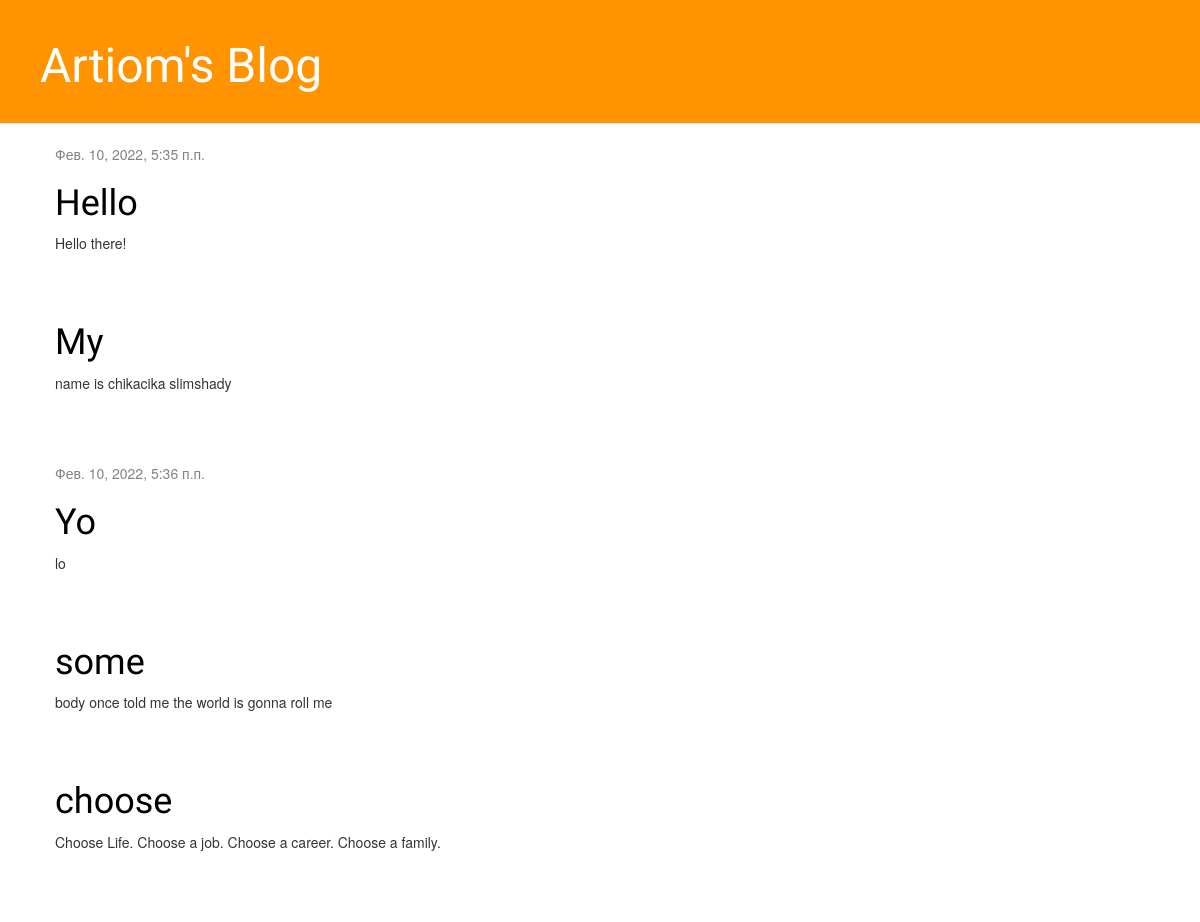
The app's page /, older data.
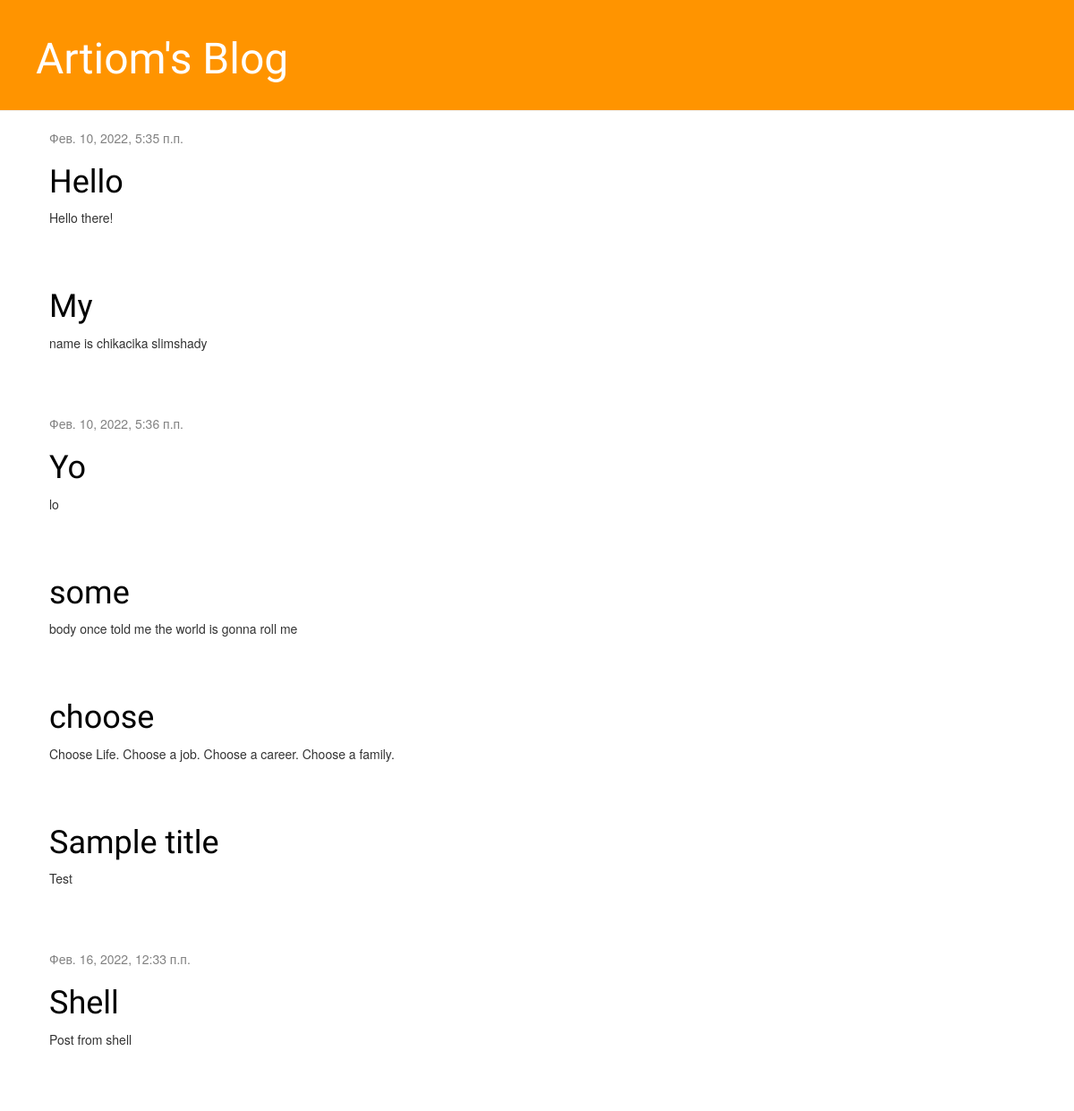
The same page, newer data.
### blog/models.py (models this page shows, shortened)
class Post(models.Model):
    author = models.ForeignKey(settings.AUTH_USER_MODEL, on_delete=models.CASCADE)
    title = models.CharField(max_length=200)
    text = models.TextField()
    created_date = models.DateTimeField(default=timezone.now)
    published_date = models.DateTimeField(blank=True, null=True)

### blog/views.py (the view)
# urls.py: path('', views.post_list, name='post_list'),
def post_list(request):
    posts = Post.objects.all()
    return render(request, 'blog/post_list.html', {'posts':posts})

### blog/templates/blog/post_list.html
{% extends 'blog/base.html' %}
{% block content %}
{% for post in posts %}
<div class="post">
    <div class="date">
        {% if post.published_date %}
        <div class="date">
            {{ post.published_date }}
        </div>
        {% endif %}
    </div>
    <h1><a href="{% url 'post_detail' pk=post.pk %}">{{ post.title }}</a></h1>
    <p>{{ post.text|linebreaksbr }}</p>
</div>
{% endfor %}
{% endblock %}

Row changes from the older to the newer data that the page shows:
added Post: title "Sample title", text "Test"
added Post: published_date "Фев. 16, 2022, 12:33 п.п.", title "Shell", text "Post from shell"
